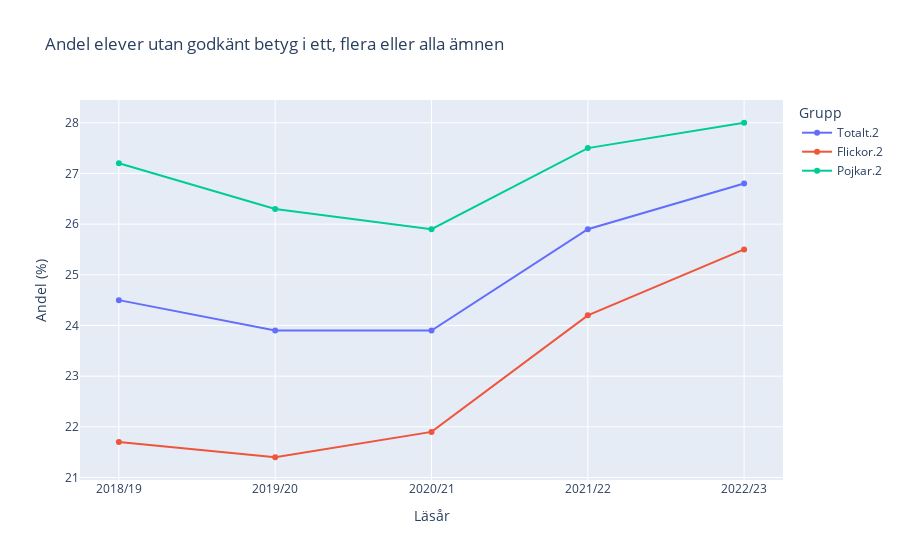

The code cell stored with this chart in its notebook:
### Code cell
import pandas as pd
import plotly.express as px

# Reading the specific sheets selected from the excel document
sheet_to_read = 'Tabell 1B'
df = pd.read_excel('data/betyg_o_prov_riksnivå.xlsx', sheet_name=sheet_to_read, header=7)

# Renaming the unnamed cloumn to a accurate name
df = df.rename(columns={'Unnamed: 0': 'Läsår'})

# Filtering out the data that we want in our diagram
df_filtered_failed = df.head(5)[['Läsår', 'Totalt.2', 'Flickor.2', 'Pojkar.2']]

# Creating the diagram
fig = px.line(df_filtered_failed, 
              x='Läsår', 
              y=["Totalt.2", "Flickor.2", "Pojkar.2"], 
              markers=True,
              title="Andel elever utan godkänt betyg i ett, flera eller alla ämnen",
              labels={"value": "Andel (%)", "variable": "Grupp"},
              hover_name='Läsår')

# Save the diagram as an html file
fig.write_html("visualiseringar/andel_underkanda_diagram.html")

fig.show()

### Figure 1 — Plotly figure (JSON) as saved in the notebook; plotly's stock layout.template omitted (floating-point values rounded to 4 significant figures)
{"data": [{"hovertemplate": "<b>%{hovertext}</b><br><br>Grupp=Totalt.2<br>Läsår=%{x}<br>Andel (%)=%{y}<extra></extra>", "hovertext": ["2018/19", "2019/20", "2020/21", "2021/22", "2022/23"], "legendgroup": "Totalt.2", "line": {"color": "#636efa", "dash": "solid"}, "marker": {"symbol": "circle"}, "mode": "lines+markers", "name": "Totalt.2", "orientation": "v", "showlegend": true, "type": "scatter", "x": ["2018/19", "2019/20", "2020/21", "2021/22", "2022/23"], "xaxis": "x", "y": [24.5, 23.9, 23.9, 25.9, 26.8], "yaxis": "y"}, {"hovertemplate": "<b>%{hovertext}</b><br><br>Grupp=Flickor.2<br>Läsår=%{x}<br>Andel (%)=%{y}<extra></extra>", "hovertext": ["2018/19", "2019/20", "2020/21", "2021/22", "2022/23"], "legendgroup": "Flickor.2", "line": {"color": "#EF553B", "dash": "solid"}, "marker": {"symbol": "circle"}, "mode": "lines+markers", "name": "Flickor.2", "orientation": "v", "showlegend": true, "type": "scatter", "x": ["2018/19", "2019/20", "2020/21", "2021/22", "2022/23"], "xaxis": "x", "y": [21.7, 21.4, 21.9, 24.2, 25.5], "yaxis": "y"}, {"hovertemplate": "<b>%{hovertext}</b><br><br>Grupp=Pojkar.2<br>Läsår=%{x}<br>Andel (%)=%{y}<extra></extra>", "hovertext": ["2018/19", "2019/20", "2020/21", "2021/22", "2022/23"], "legendgroup": "Pojkar.2", "line": {"color": "#00cc96", "dash": "solid"}, "marker": {"symbol": "circle"}, "mode": "lines+markers", "name": "Pojkar.2", "orientation": "v", "showlegend": true, "type": "scatter", "x": ["2018/19", "2019/20", "2020/21", "2021/22", "2022/23"], "xaxis": "x", "y": [27.2, 26.3, 25.9, 27.5, 28.0], "yaxis": "y"}], "layout": {"legend": {"title": {"text": "Grupp"}, "tracegroupgap": 0}, "title": {"text": "Andel elever utan godkänt betyg i ett, flera eller alla ämnen"}, "xaxis": {"anchor": "y", "domain": [0, 1], "title": {"text": "Läsår"}}, "yaxis": {"anchor": "x", "domain": [0, 1], "title": {"text": "Andel (%)"}}}}
